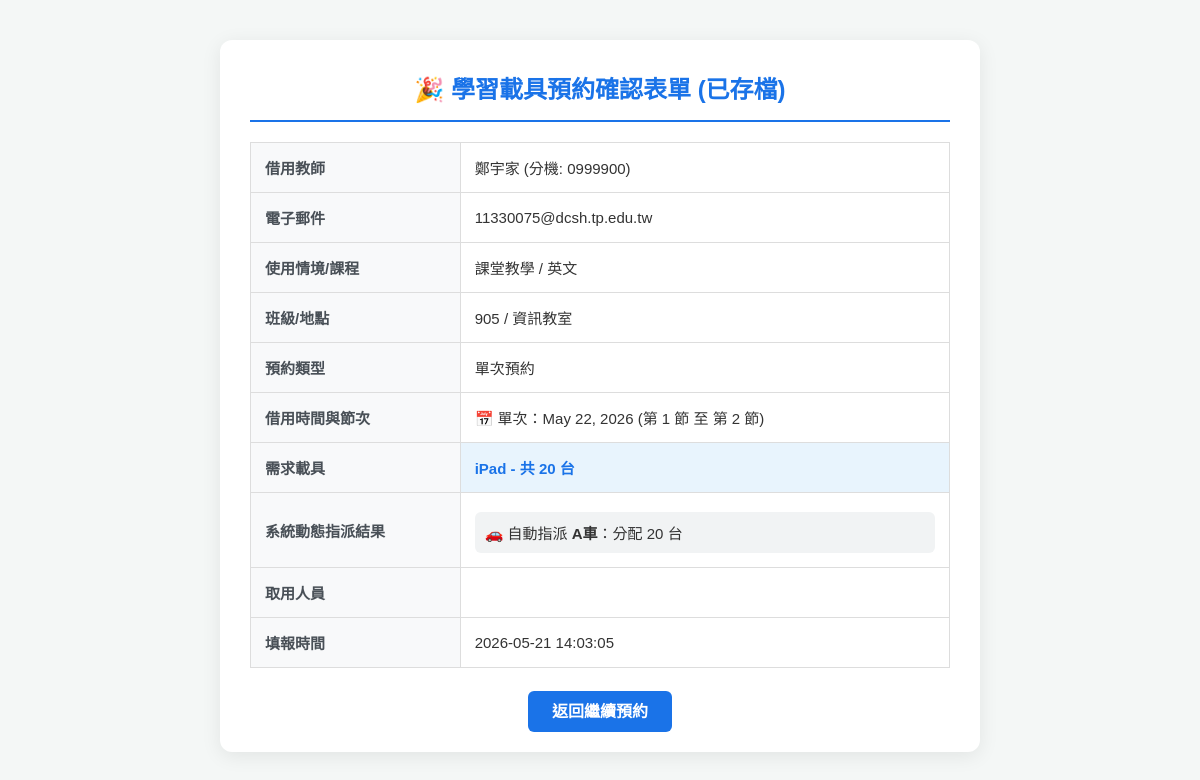
Page /success/15/ on the committed database.
### booking/models.py (models this page shows, shortened)
class Booking(models.Model):
    email = models.EmailField('電子郵件')
    agree_rules = models.CharField('同意條款', max_length=100)
    teacher_name = models.CharField('借用教師姓名', max_length=50)
    phone = models.CharField('聯絡電話', max_length=50)
    context = models.CharField('使用情境', max_length=100, blank=True)
    course_name = models.CharField('課程名稱', max_length=100, blank=True)
    class_name = models.CharField('使用班級', max_length=50, blank=True)
    location = models.CharField('使用地點', max_length=100, blank=True)
    booking_type = models.CharField('預約類型', max_length=20)  # 單次預約 / 週期預約
    single_date = models.DateField('單次日期', null=True, blank=True)
    start_period = models.IntegerField('開始節次', null=True, blank=True)  # 例如: 1 代表第一節
    end_period = models.IntegerField('結束節次', null=True, blank=True)    # 例如: 3 代表第三節
    agree_period = models.CharField('同意週期規範', max_length=10, blank=True)
    start_date = models.DateField('週期開始', null=True, blank=True)
    end_date = models.DateField('週期結束', null=True, blank=True)
    periods_json = models.TextField('每週借用節次(JSON)', blank=True) # 格式如: ["Mon_1", "Mon_2"]
    exclude_date = models.CharField('排除日期', max_length=200, blank=True)
    device_type = models.CharField('預約載具類型', max_length=20)
    required_quantity = models.IntegerField('需求總數量')
    special_needs = models.TextField('特殊需求', blank=True)
    pickup_person = models.CharField('預計取用人員', max_length=50, blank=True)
    created_at = models.DateTimeField('申請時間', auto_now_add=True)
    status = models.CharField('狀態', max_length=20, default='借用中')  # 借用中 / 已歸還

class BookingAssignment(models.Model):
    booking = models.ForeignKey(Booking, on_delete=models.CASCADE, related_name='assignments')
    inventory = models.ForeignKey(DeviceInventory, on_delete=models.CASCADE)
    assigned_qty = models.IntegerField('分配借出數量')

class DeviceInventory(models.Model):
    DEVICE_CHOICES = [
        ('iPad', 'iPad'),
        ('Chromebook', 'Chromebook'),
        ('SurfaceGo', 'SurfaceGo'),
        ('Acer', 'Acer小筆電'),
    ]
    device_type = models.CharField('載具類型', max_length=20, choices=DEVICE_CHOICES)
    cart_name = models.CharField('車次/散裝名稱', max_length=20)  # 例如: A車, B車, 散裝
    capacity = models.IntegerField('該車總台數')  # 例如: A車固定 42 台

### booking/views.py (the view)
# urls.py: path('success/<int:booking_id>/', views.booking_success, name='booking_success'),
def booking_success(request, booking_id):
    booking = get_object_or_404(Booking, id=booking_id)
    assignments = booking.assignments.all()
    periods = json.loads(booking.periods_json) if booking.periods_json else []
    return render(request, 'booking_success.html', {'booking': booking, 'assignments': assignments, 'periods': periods})

### templates/booking_success.html (shortened to what this page needs)
<!DOCTYPE html>
<html lang="zh-TW">
<head>
</head>
<body>
<div class="receipt">
    <h2>🎉 學習載具預約確認表單 (已存檔)</h2>
    <table>
        <tr><th>借用教師</th><td>{{ booking.teacher_name }} (分機: {{ booking.phone }})</td></tr>
        <tr><th>電子郵件</th><td>{{ booking.email }}</td></tr>
        <tr><th>使用情境/課程</th><td>{{ booking.context }} / {{ booking.course_name }}</td></tr>
        <tr><th>班級/地點</th><td>{{ booking.class_name }} / {{ booking.location }}</td></tr>
        <tr><th>預約類型</th><td>{{ booking.booking_type }}</td></tr>
        <tr>
    <th>借用時間與節次</th>
    <td>
        {% if booking.booking_type == '單次預約' %}
            📅 單次：{{ booking.single_date }} (第 {{ booking.start_period }} 節 至 第 {{ booking.end_period }} 節)
        {% else %}
            🗓️ 週期：{{ booking.start_date }} 至 {{ booking.end_date }} <br>
            ⏱️ 每週固定借用節次：
            {% for p in periods %}
                <span style="background: #e8f0fe; padding: 3px 8px; border-radius: 4px; margin-right: 5px; font-size: 13px;">第 {{ p }} 節</span>
            {% endfor %}
        {% endif %}
    </td>
</tr>
        <tr><th>需求載具</th><td class="highlight">{{ booking.device_type }} - 共 {{ booking.required_quantity }} 台</td></tr>
        <tr>
            <th>系統動態指派結果</th>
            <td>
                {% for assign in assignments %}
                    <div class="assignment-box">🚗 自動指派 <strong>{{ assign.inventory.cart_name }}</strong>：分配 {{ assign.assigned_qty }} 台</div>
                {% empty %}
                    <div style="color: red;">未分配到任何載具</div>
                {% endfor %}
            </td>
        </tr>
        <tr><th>取用人員</th><td>{{ booking.pickup_person }}</td></tr>
        <tr><th>填報時間</th><td>{{ booking.created_at|date:"Y-m-d H:i:s" }}</td></tr>
    </table>
    <div class="btn-group">
        <a href="{% url 'booking_form' %}" class="btn">返回繼續預約</a>
    </div>
</div>
</body>
</html>

### templates/booking_success.html (style rules this page uses)
body { font-family: 'PingFang TC', Arial, sans-serif; background: #f4f7f6; padding: 40px; margin: 0; }
.receipt { max-width: 700px; background: white; margin: 0 auto; padding: 30px; border-radius: 12px; box-shadow: 0 4px 20px rgba(0,0,0,0.08); }
h2 { color: #1a73e8; text-align: center; border-bottom: 2px solid #1a73e8; padding-bottom: 15px; margin-top: 0; }
table { width: 100%; border-collapse: collapse; margin-top: 20px; }
th, td { border: 1px solid #ddd; padding: 14px; text-align: left; font-size: 15px; }
th { background-color: #f8f9fa; width: 30%; font-weight: bold; color: #495057; }
td { color: #333; }
.highlight { background-color: #e8f4fd; font-weight: bold; color: #1a73e8; }
.assignment-box { background: #f1f3f4; padding: 10px; border-radius: 6px; margin-top: 5px; }
.btn-group { text-align: center; margin-top: 30px; }
.btn { padding: 12px 24px; background: #1a73e8; color: white; text-decoration: none; border-radius: 6px; font-weight: bold; transition: background 0.2s; }

### rows in the picture
Booking: teacher_name "鄭宇家", phone "0999900", email "11330075@dcsh.tp.edu.tw", context "課堂教學", course_name "英文", class_name "905", location "資訊教室", booking_type "單次預約", single_date "May 22, 2026", start_period "1", end_period "2", device_type "iPad", required_quantity "20", created_at "2026-05-21 14:03:05"
BookingAssignment: inventory.cart_name "A車", assigned_qty "20"
